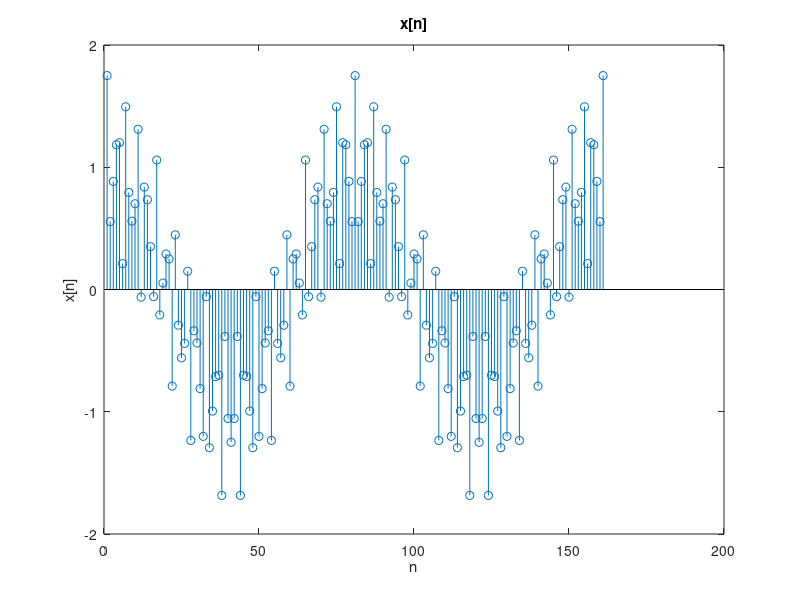

Reproduce this figure in MATLAB.
%Mohammad Abu Shams.
%1200549.
%Sec2.
F1=2;%First Frequency.
F2=50;%Second Frequency.
F3=80;%Third Frequency.
Fs=160;%160 Samples.   
n=0:1/Fs:1;
x1=cos(2*pi*F1*n);
x2=cos(2*pi*F2*n);
x3=cos(2*pi*F3*n);
x=x1+(0.5*x2)+(0.25*x3);
%plot(n,x);%Continous (Additional).
stem(x);%Discrete. 
xlabel('n');
ylabel('x[n]');
title('x[n]');
%DONE



